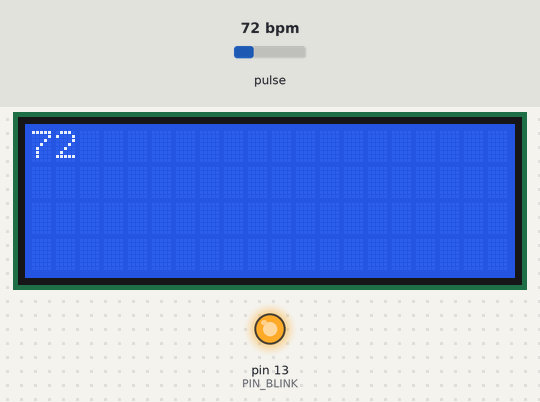
The sketch below on a simulated Arduino Uno, built with avr-gcc and run on an emulated ATmega328P. On the bench: 20×4 character LCD, output pins drawn as LEDs (lit = HIGH). Dashed ring = blinking. The test bench sets the inputs (shaded band); at power-on: pulse 72 bpm.

Above: at 0.9 s.
1.5 s: pulse set to 42 bpm
At 2.4 s:
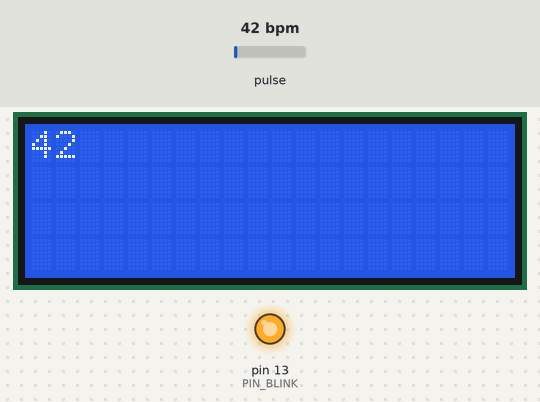
3.9 s: pulse set to 70 bpm
At 4.81 s:
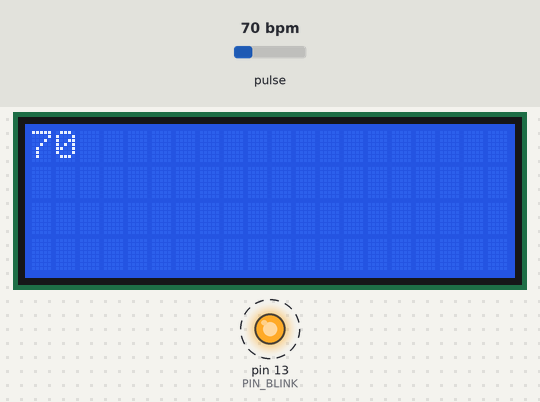
6.3 s: pulse set to 130 bpm
At 6.31 s:
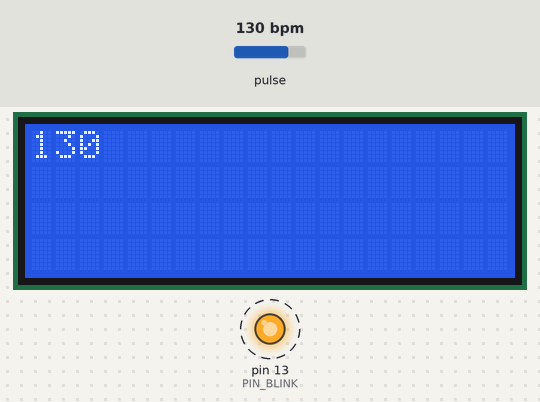
Timing chart, 0 to 13.8 s (numbered marks = the images above; inputs shaded):
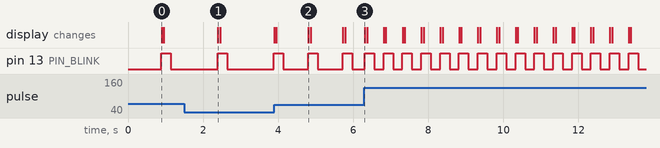

Measured:
- after the input at 1.5 s, the display: changes after 0.89 s (image 1)
- after the input at 3.9 s, the display: first differs from a run without the input after 0.91 s (image 2)
- after the input at 6.3 s, pin 13 (PIN_BLINK): alternates HIGH for 0.25 s and LOW for 0.25 s, starting at once; the display: changes at once (image 3)
- by itself, pin 13 (PIN_BLINK): alternates HIGH for 0.25 s and LOW for 0.67 s

The sketch:

PulseSensor_BPM.ino
```cpp
// (licence header left out)
#if defined(ARDUINO) && ARDUINO >= 100
#define printByte(args)  write(args);
#else
#define printByte(args)  print(args,BYTE);
#endif

/*
   Every Sketch that uses the PulseSensor Playground must
   define USE_ARDUINO_INTERRUPTS before including PulseSensorPlayground.h.
   Here, #define USE_ARDUINO_INTERRUPTS true tells the library to use
   interrupts to automatically read and process PulseSensor data.

   See ProcessEverySample.ino for an example of not using interrupts.
*/
#define USE_ARDUINO_INTERRUPTS true
#include <Wire.h>
#include <LiquidCrystal_I2C.h> //Includes the I2C LiquidCrystal library.
#include <PulseSensorPlayground.h>


// define special characters to be used later
uint8_t bell[8]  = {0x4, 0xe, 0xe, 0xe, 0x1f, 0x0, 0x4};
uint8_t note[8]  = {0x2, 0x3, 0x2, 0xe, 0x1e, 0xc, 0x0};
uint8_t clock[8] = {0x0, 0xe, 0x15, 0x17, 0x11, 0xe, 0x0};
uint8_t heart[8] = {0x0, 0xa, 0x1f, 0x1f, 0xe, 0x4, 0x0};
uint8_t duck[8]  = {0x0, 0xc, 0x1d, 0xf, 0xf, 0x6, 0x0};
uint8_t check[8] = {0x0, 0x1, 0x3, 0x16, 0x1c, 0x8, 0x0};
uint8_t cross[8] = {0x0, 0x1b, 0xe, 0x4, 0xe, 0x1b, 0x0};
uint8_t retarrow[8] = {  0x1, 0x1, 0x5, 0x9, 0x1f, 0x8, 0x4};


/*
   The format of our output.

   Set this to PROCESSING_VISUALIZER if you're going to run
    the Processing Visualizer Sketch.
    See https://github.com/WorldFamousElectronics/PulseSensor_Amped_Processing_Visualizer

   Set this to SERIAL_PLOTTER if you're going to run
    the Arduino IDE's Serial Plotter.
*/
const int OUTPUT_TYPE = SERIAL_PLOTTER;

/*
   Pinout:
     PIN_INPUT = Analog Input. Connected to the pulse sensor
      purple (signal) wire.
     PIN_BLINK = digital Output. Connected to an LED (and 220 ohm resistor)
      that will flash on each detected pulse.
     PIN_FADE = digital Output. PWM pin onnected to an LED (and resistor)
      that will smoothly fade with each pulse.
      NOTE: PIN_FADE must be a pin that supports PWM. Do not use
      pin 9 or 10, because those pins' PWM interferes with the sample timer.
*/
const int PIN_INPUT = A0;
const int PIN_BLINK = 13;    // Pin 13 is the on-board LED
const int PIN_FADE = 5;
const int THRESHOLD = 570;   // Adjust this number to avoid noise when idle
LiquidCrystal_I2C lcd(0x27, 20, 4); // set the LCD address to 0x27 for a 20 chars and 4 line display

/*
   All the PulseSensor Playground functions.
*/
PulseSensorPlayground pulseSensor;

void setup() {
  /*
     Use 115200 baud because that's what the Processing Sketch expects to read,
     and because that speed provides about 11 bytes per millisecond.

     If we used a slower baud rate, we'd likely write bytes faster than
     they can be transmitted, which would mess up the timing
     of readSensor() calls, which would make the pulse measurement
     not work properly.
  */
  Serial.begin(115200);
  lcd.init();                      // initialize the lcd
  lcd.backlight();
  lcd.createChar(0, heart); // create the heart character
  lcd.createChar(1, cross); // create the heart character
  lcd.begin(20, 4); // define the LCD for 20 character and 4 lines

  // Configure the PulseSensor manager.

  pulseSensor.analogInput(PIN_INPUT);
  pulseSensor.blinkOnPulse(PIN_BLINK);
  pulseSensor.fadeOnPulse(PIN_FADE);

  pulseSensor.setSerial(Serial);
  //pulseSensor.setOutputType(OUTPUT_TYPE);
  pulseSensor.setThreshold(THRESHOLD);

  // Now that everything is ready, start reading the PulseSensor signal.
  if (!pulseSensor.begin()) {
    /*
       PulseSensor initialization failed,
       likely because our particular Arduino platform interrupts
       aren't supported yet.

       If your Sketch hangs here, try ProcessEverySample.ino,
       which doesn't use interrupts.
    */
    for(;;) {
      // Flash the led to show things didn't work.
      digitalWrite(PIN_BLINK, LOW);
      delay(50);
      digitalWrite(PIN_BLINK, HIGH);
      delay(50);
    }
  }
}

void loop() {
  lcd.init();
  /*
     Wait a bit.
     We don't output every sample, because our baud rate
     won't support that much I/O.
  */
  delay(20);

  // write the latest sample to Serial.
 pulseSensor.outputSample();
  /*
     If a beat has happened since we last checked,
     write the per-beat information to Serial.
   */
  if (pulseSensor.sawStartOfBeat()) {
   pulseSensor.outputBeat();
   int BPM = pulseSensor.getBeatsPerMinute();
   lcd.print(BPM);
  }
}
```
